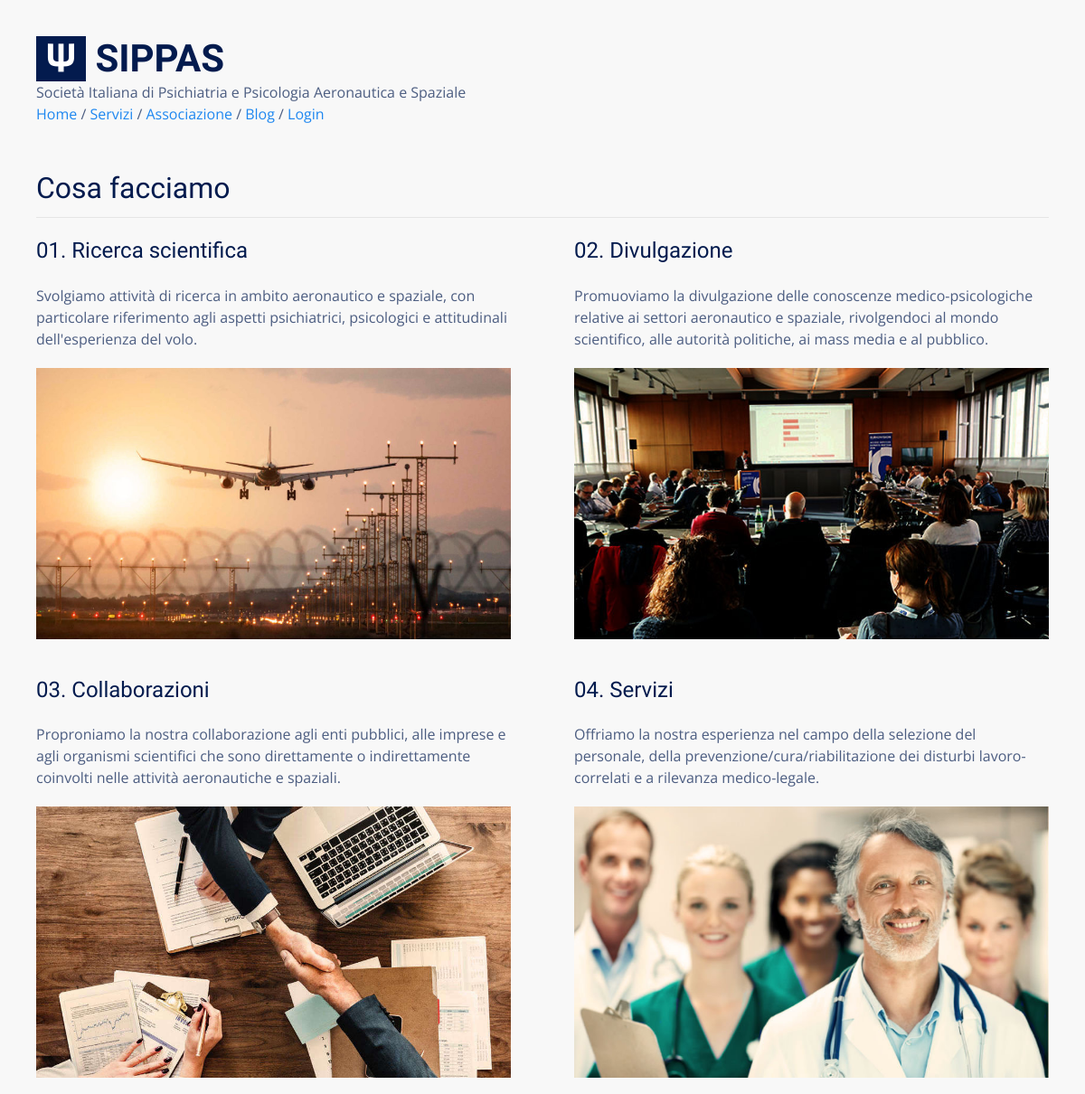
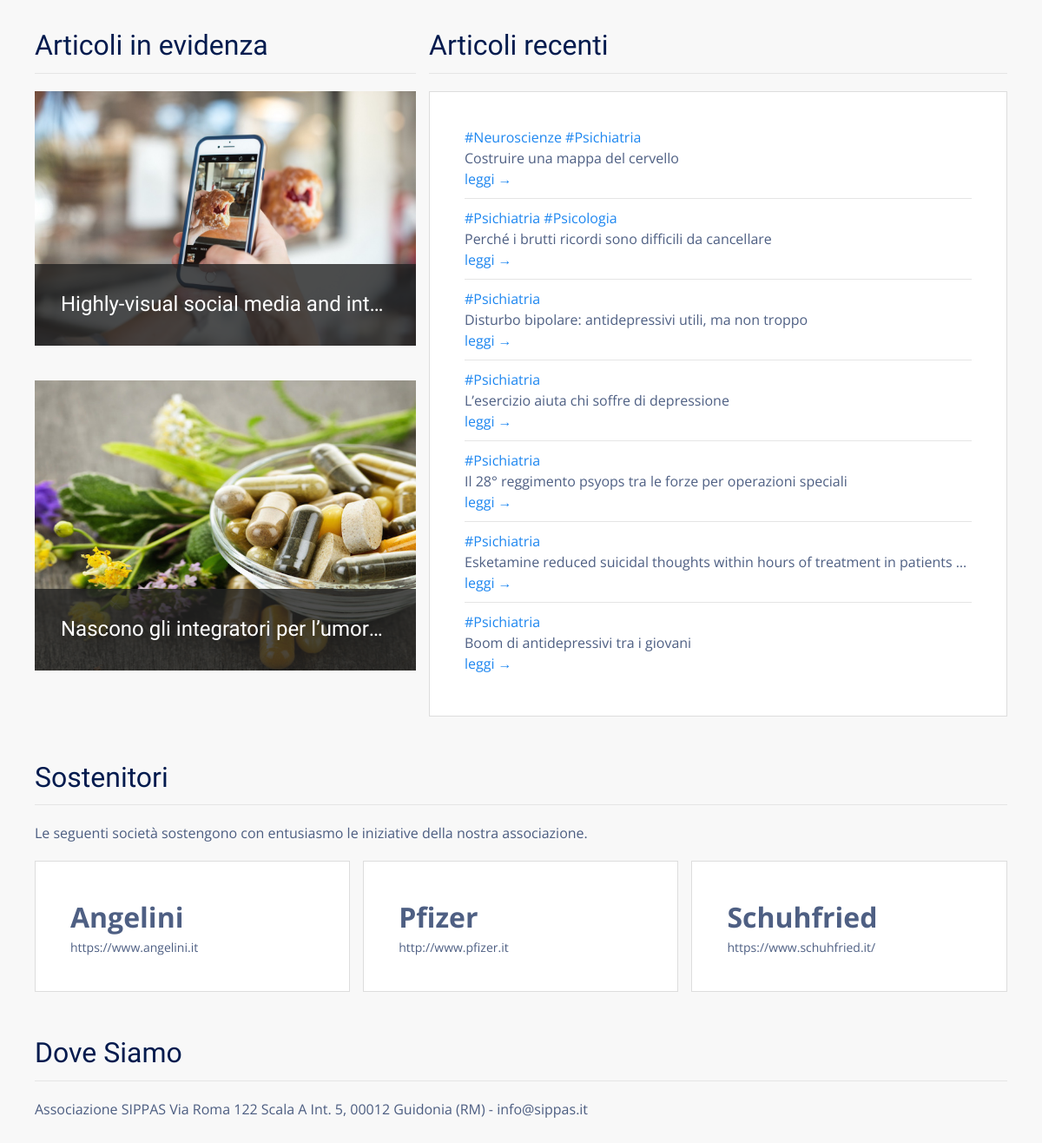
The page / on the database its author committed (2 pictures, top to bottom).
### tables this page shows
CREATE TABLE "posts" (
  "id" integer NOT NULL PRIMARY KEY AUTOINCREMENT,
  "title" text,
  "body" TEXT,
  "teaser" text,
  "tags" TEXT,
  "is_sticky" integer,
  "author_id" text,
  "created_at" TEXT,
  "updated_at" text,
  "published_at" TEXT
);

### flaskApp/blueprints/main/routes.py (the view)
@bp_main.route("/")
def index():
  stickies = query_db('SELECT * FROM posts WHERE is_sticky == 1 ORDER BY id DESC LIMIT 2')
  latest = query_db('SELECT * FROM posts  WHERE is_sticky == 0 ORDER BY id DESC LIMIT {}'.format(4 if len(stickies) < 2 else 7))
  return render_template("main/index.html", latests=latest, stickies=stickies )

### flaskApp/db/sqlite.py (called while the page is built)
def get_db():
  if "db" not in g:
    g.db = sqlite3.connect(
      db_path,
      detect_types = sqlite3.PARSE_DECLTYPES,
      isolation_level = "DEFERRED"
    )
    g.db.cursor().execute("PRAGMA journal_mode=WAL")
    g.db.row_factory = sqlite3.Row
  return g.db

def query_db(query, args=(), one = False):
  with closing(get_db().cursor().execute(query, args)) as cur:
    rv = cur.fetchall()
    return (rv[0] if rv else None) if one else rv

### flaskApp/blueprints/main/templates/main/index.html
{% extends 'base.html' %}
{% block content %}
<div class="uk-section">
  <div class="uk-container">
    <h2 class="uk-heading-divider">Cosa facciamo</h2>
    <div class="uk-grid uk-grid-large uk-child-width-1-2@m">
      <div class="uk-margin">
        <h3>01. Ricerca scientifica</h3>
        <p>Svolgiamo attività di ricerca in ambito aeronautico e spaziale, con particolare riferimento agli aspetti
          psichiatrici, psicologici e attitudinali dell'esperienza del volo.</p>
        <div class="uk-height-medium uk-flex uk-flex-center uk-flex-middle uk-background-cover uk-light"
          data-src="{{ url_for('static', filename='img/research.jpg') }}" uk-img="">
        </div>
      </div>
      <div class="uk-margin uk-margin-remove-top">
        <h3>02. Divulgazione</h3>
        <p>Promuoviamo la divulgazione delle conoscenze medico-psicologiche relative ai settori aeronautico e
          spaziale, rivolgendoci al mondo scientifico, alle autorità politiche, ai mass media e al pubblico.</p>
        <div class="uk-height-medium uk-flex uk-flex-center uk-flex-middle uk-background-cover uk-light"
          data-src="{{ url_for('static', filename='img/tell.jpg') }}" uk-img="">
        </div>
      </div>
      <div class="uk-margin">
        <h3>03. Collaborazioni</h3>
        <p>Proproniamo la nostra collaborazione agli enti pubblici, alle imprese e agli organismi scientifici che
          sono direttamente o indirettamente coinvolti nelle attività aeronautiche e spaziali.</p>
        <div class="uk-height-medium uk-flex uk-flex-center uk-flex-middle uk-background-cover uk-light"
          data-src="{{ url_for('static', filename='img/teamwork.jpg') }}" uk-img="">
        </div>
      </div>
      <div class="uk-margin">
        <h3>04. Servizi</h3>
        <p>Offriamo la nostra esperienza nel campo della selezione del personale, della
          prevenzione/cura/riabilitazione dei disturbi lavoro-correlati e a rilevanza medico-legale.</p>
        <div class="uk-height-medium uk-flex uk-flex-center uk-flex-middle uk-background-cover uk-light"
          data-src="{{ url_for('static', filename='img/services.jpg') }}" uk-img="">
        </div>
      </div>
    </div>
  </div>
</div>
<div class="uk-section">
  <div class="uk-container">
    <div class="uk-grid uk-grid-small">
      <div class="uk-margin uk-width-2-5@s">
        <h2 class="uk-heading-divider">Articoli in evidenza</h2>
        <div class="uk-child-width-1-1" uk-grid>
          {% for s in stickies %}
          <div>
            <div class="uk-inline">
              <img src="{{ url_for('static', filename='blog/'+s.id |string+'/'+s.teaser) }}" alt="">
              <div class="uk-overlay uk-overlay-primary uk-position-bottom">
                <h3 class="uk-text-truncate"><a href="{{ url_for('blog.view_post', id=s.id) }}">{{ s.title }}</a></h3>
              </div>
            </div>
          </div>
          {% endfor %}
        </div>
      </div>
      <div class="uk-width-expand uk-margin uk-margin-remove-top">
        <h2 class="uk-heading-divider">Articoli recenti</h2>
        <div class="uk-card uk-card-default">
          <div class="uk-card-body">
            <ul class="uk-list uk-list-divider uk-margin-medium">
              {% for l in latests %}
              <li class="uk-text-truncate uk-padding-vertical uk-padding-horizontal-small">
                {% for tag in l.tags.split(' ') %}
                <a href="{{ url_for('blog.posts_tagged', tag=tag) }}">{{ tag }}</a>
                {% endfor %}<br>
                {{ l.title | capitalize }}<br>
                <a href="{{ url_for('blog.view_post', id=l.id) }}">leggi &rarr;</a><br>
              </li>
              {% endfor %}
            </ul>
          </div>
        </div>
      </div>
    </div>
  </div>
</div>
<div class="uk-section">
  <div class="uk-container">
    <h2 class="uk-heading-divider">Sostenitori</h2>
    <p>Le seguenti società sostengono con entusiasmo le iniziative della nostra associazione.</p>
    <div class="uk-child-width-1-2@m uk-child-width-1-3@l uk-grid uk-grid-match uk-grid-stack uk-grid-small" uk-grid="">
      <div class="uk-first-column">
        <div class="uk-card uk-card-default uk-grid uk-grid-collapse uk-margin uk-grid-stack" uk-grid="">
          <div class="uk-first-column">
            <div class="uk-card-body">
              <p style="font-size:2em" class="uk-text-bold uk-margin-remove-bottom uk-width-expand">Angelini</p>
              <p class="uk-margin-remove-top uk-text-small"><a class="uk-link uk-link-text"
                  href="https://www.angelini.it" target="_blank">
                  https://www.angelini.it
                </a></p>
            </div>
          </div>
        </div>
      </div>
      <div class="uk-grid-margin uk-first-column">
        <div class="uk-card uk-card-default uk-grid uk-grid-collapse uk-margin uk-grid-stack" uk-grid="">
          <div class="uk-first-column">
            <div class="uk-card-body">
              <p style="font-size:2em" class="uk-text-bold uk-margin-remove-bottom uk-width-expand">Pfizer</p>
              <p class="uk-margin-remove-top uk-text-small"><a class="uk-link uk-link-text" href="http://www.pfizer.it"
                  target="_blank">
                  http://www.pfizer.it
                </a></p>
            </div>
          </div>
        </div>
      </div>
      <div class="uk-grid-margin uk-first-column">
        <div class="uk-card uk-card-default uk-grid uk-grid-collapse uk-margin uk-grid-stack" uk-grid="">
          <div class="uk-first-column">
            <div class="uk-card-body">
              <p style="font-size:2em" class="uk-text-bold uk-margin-remove-bottom uk-width-expand">Schuhfried</p>
              <p class="uk-margin-remove-top uk-text-small"><a class="uk-link uk-link-text"
                  href="https://www.schuhfried.it/" target="_blank">
                  https://www.schuhfried.it/
                </a></p>
            </div>
          </div>
        </div>
      </div>
    </div>
  </div>
</div>
<div class="uk-section uk-margin-top">
  <div class="uk-container">
    <h2 class="uk-heading-divider">Dove Siamo</h2>
    <p>Associazione SIPPAS Via Roma 122 Scala A Int. 5, 00012 Guidonia (RM) - info@sippas.it</p>
  </div>
</div>
{% endblock %}

### flaskApp/templates/base.html (shortened to what this page needs)
<html lang="it">
<head>
  <link rel="stylesheet" href="{{ url_for('static', filename='css/vendor/uikit.min.css') }}">
</head>
<body>
  {% block navbar %}
    {% include 'navbar.html' %}
  {% endblock %}
  <div class="uk-container uk-margin-large-bottom">
    {% block content %}
    {% endblock %}
  </div>
</body>
</html>

### flaskApp/templates/navbar.html
<div class="uk-container uk-margin-large uk-margin-bottom">
  <h1 class="uk-margin-medium-top uk-margin-remove-bottom">
    <span style="display: inline-block;background-color:#031b4e;color:#fff;padding:0px 10px">𝚿</span>
    <span class="uk-text-bold">SIPPAS</span>
  </h1>
  <p class="uk-margin-remove-vertical">
    Società Italiana di Psichiatria e Psicologia Aeronautica e Spaziale<br>
  </p>
  <a href="{{ url_for('main.index') }}">Home</a> /
  <a href="{{ url_for('main.services') }}">Servizi</a> /
  <a href="{{ url_for('main.gild') }}">Associazione</a> /
  <a href="{{ url_for('blog.posts') }}">Blog</a> /
  {% if current_user.is_authenticated %}
    <a href="{{ url_for('blog.dashboard') }}">Dashboard</a> /
    <a href="{{ url_for('users.logout') }}">Logout</a>
  {% else %}
    <a href="{{ url_for('users.login') }}">Login</a>
  {% endif %}
</div>

### flaskApp/templates/base.html (style rules this page uses)
html { font-family: 'Open Sans', sans-serif; font-size: 16px; font-weight: normal; line-height: 1.5; background: #f8f8f8; color: rgba(3,27,78,0.7) !important; }
h1, .uk-h1, h2, .uk-h2, h3, .uk-h3, h4, .uk-h4, h5, .uk-h5, h6, .uk-h6 { font-family: 'Yanone Kaffeesatz', sans-serif; margin: 0 0 20px 0; font-weight: normal; color: #031b4e; text-transform: none; }
li { margin-bottom: 8px; }
.uk-section { padding: 0px; padding-top: 30px; }
.uk-card-default { color: rgba(3,27,78,0.7) !important; box-shadow: none; border: 1px solid #ddd; }

### rows shown on the page
posts: id+teaser (picture), title "Highly-visual social media and int…"
posts: id+teaser (picture), title "Nascono gli integratori per l’umor…"
posts: tag "#Neuroscienze" "#Psichiatria", title "Costruire una mappa del cervello"
posts: tag "#Psichiatria" "#Psicologia", title "Perché i brutti ricordi sono difficili da cancellare"
posts: tags "#Psichiatria", title "Disturbo bipolare: antidepressivi utili, ma non troppo"
posts: tags "#Psichiatria", title "L’esercizio aiuta chi soffre di depressione"
posts: tags "#Psichiatria", title "Il 28° reggimento psyops tra le forze per operazioni speciali"
posts: tags "#Psichiatria", title "Esketamine reduced suicidal thoughts within hours of treatment in patients…"
posts: tags "#Psichiatria", title "Boom di antidepressivi tra i giovani"
